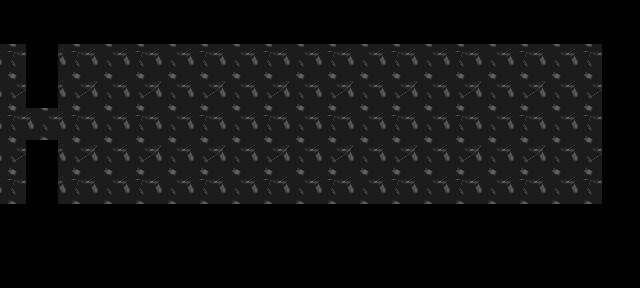

Below is a game level as drawn by its tile map, then a one-line description and the .tmx file that defines it, in full:
An orthogonal 20x9 tile map with 32x32 px tiles, 1 tile layer (Floor).

<map version="1.0" tiledversion="1.0.2" orientation="orthogonal" renderorder="right-down" width="20" height="9" tilewidth="32" tileheight="32" nextobjectid="1">
 <tileset firstgid="1" source="TileMap.tsx" />
 <layer name="Floor" width="20" height="9" offsetx="-6" offsety="-20">
  <data encoding="csv">
0,0,0,0,0,0,0,0,0,0,0,0,0,0,0,0,0,0,0,0,
0,0,0,0,0,0,0,0,0,0,0,0,0,0,0,0,0,0,0,0,
1,0,3,4,5,6,7,8,9,10,11,12,13,14,13,14,15,16,13,0,
17,0,19,20,21,22,23,24,25,26,27,28,29,30,29,30,31,32,29,0,
33,34,35,36,37,38,39,40,41,42,43,44,45,46,45,46,47,48,45,0,
49,0,51,52,53,54,55,56,57,58,59,60,61,62,61,62,63,64,61,0,
65,0,67,68,69,70,71,72,73,74,75,76,77,78,77,78,79,80,77,0,
0,0,0,0,0,0,0,0,0,0,0,0,0,0,0,0,0,0,0,0,
0,0,0,0,0,0,0,0,0,0,0,0,0,0,0,0,0,0,0,0
</data>
 </layer>
</map>